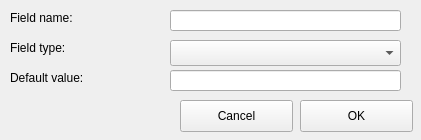
<?xml version="1.0" encoding="UTF-8"?>
<ui version="4.0">
 <class>MainWindow</class>
 <widget class="QMainWindow" name="MainWindow">
  <property name="geometry">
   <rect>
    <x>0</x>
    <y>0</y>
    <width>421</width>
    <height>140</height>
   </rect>
  </property>
  <property name="windowTitle">
   <string>MainWindow</string>
  </property>
  <widget class="QWidget" name="centralwidget">
   <widget class="QLabel" name="fn_label">
    <property name="geometry">
     <rect>
      <x>10</x>
      <y>10</y>
      <width>81</width>
      <height>16</height>
     </rect>
    </property>
    <property name="text">
     <string>Field name:</string>
    </property>
   </widget>
   <widget class="QLineEdit" name="fieldname">
    <property name="geometry">
     <rect>
      <x>170</x>
      <y>10</y>
      <width>231</width>
      <height>21</height>
     </rect>
    </property>
   </widget>
   <widget class="QLabel" name="ft_label">
    <property name="geometry">
     <rect>
      <x>10</x>
      <y>40</y>
      <width>71</width>
      <height>16</height>
     </rect>
    </property>
    <property name="text">
     <string>Field type:</string>
    </property>
   </widget>
   <widget class="QComboBox" name="fieldtype">
    <property name="geometry">
     <rect>
      <x>170</x>
      <y>40</y>
      <width>231</width>
      <height>26</height>
     </rect>
    </property>
   </widget>
   <widget class="QLabel" name="dv_label">
    <property name="geometry">
     <rect>
      <x>10</x>
      <y>70</y>
      <width>91</width>
      <height>16</height>
     </rect>
    </property>
    <property name="text">
     <string>Default value:</string>
    </property>
   </widget>
   <widget class="QLineEdit" name="defaultvalue">
    <property name="geometry">
     <rect>
      <x>170</x>
      <y>70</y>
      <width>231</width>
      <height>21</height>
     </rect>
    </property>
   </widget>
   <widget class="QPushButton" name="ok_button">
    <property name="geometry">
     <rect>
      <x>300</x>
      <y>100</y>
      <width>113</width>
      <height>32</height>
     </rect>
    </property>
    <property name="text">
     <string>OK</string>
    </property>
   </widget>
   <widget class="QPushButton" name="cancel_button">
    <property name="geometry">
     <rect>
      <x>180</x>
      <y>100</y>
      <width>113</width>
      <height>32</height>
     </rect>
    </property>
    <property name="text">
     <string>Cancel</string>
    </property>
   </widget>
  </widget>
 </widget>
 <resources/>
 <connections/>
</ui>
